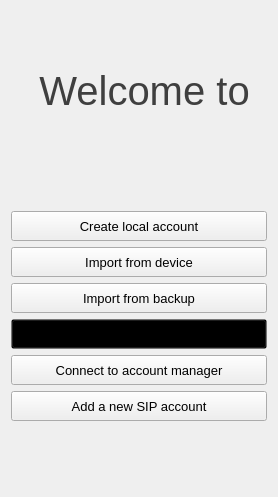
               <widget class="QWidget" name="welcomePage">
                <layout class="QVBoxLayout" name="verticalLayout_3">
                 <item>
                  <spacer name="verticalSpacer_6">
                   <property name="orientation">
                    <enum>Qt::Vertical</enum>
                   </property>
                   <property name="sizeType">
                    <enum>QSizePolicy::Fixed</enum>
                   </property>
                   <property name="sizeHint" stdset="0">
                    <size>
                     <width>17</width>
                     <height>57</height>
                    </size>
                   </property>
                  </spacer>
                 </item>
                 <item>
                  <widget class="QLabel" name="welcomeLabel">
                   <property name="font">
                    <font>
                     <pointsize>30</pointsize>
                     <weight>50</weight>
                     <bold>false</bold>
                    </font>
                   </property>
                   <property name="accessibleName">
                    <string>Welcome Label</string>
                   </property>
                   <property name="styleSheet">
                    <string notr="true">color: rgb(63, 63, 63)</string>
                   </property>
                   <property name="text">
                    <string> Welcome to</string>
                   </property>
                   <property name="alignment">
                    <set>Qt::AlignCenter</set>
                   </property>
                   <property name="margin">
                    <number>0</number>
                   </property>
                   <property name="indent">
                    <number>0</number>
                   </property>
                  </widget>
                 </item>
                 <item>
                  <spacer name="verticalSpacer_12">
                   <property name="orientation">
                    <enum>Qt::Vertical</enum>
                   </property>
                   <property name="sizeType">
                    <enum>QSizePolicy::Fixed</enum>
                   </property>
                   <property name="sizeHint" stdset="0">
                    <size>
                     <width>17</width>
                     <height>14</height>
                    </size>
                   </property>
                  </spacer>
                 </item>
                 <item>
                  <widget class="QLabel" name="welcomeLogo">
                   <property name="sizePolicy">
                    <sizepolicy hsizetype="Expanding" vsizetype="Expanding">
                     <horstretch>0</horstretch>
                     <verstretch>0</verstretch>
                    </sizepolicy>
                   </property>
                   <property name="accessibleName">
                    <string>Welcome Logo</string>
                   </property>
                   <property name="text">
                    <string/>
                   </property>
                  </widget>
                 </item>
                 <item>
                  <spacer name="verticalSpacer_7">
                   <property name="orientation">
                    <enum>Qt::Vertical</enum>
                   </property>
                   <property name="sizeType">
                    <enum>QSizePolicy::Expanding</enum>
                   </property>
                   <property name="sizeHint" stdset="0">
                    <size>
                     <width>13</width>
                     <height>57</height>
                    </size>
                   </property>
                  </spacer>
                 </item>
                 <item>
                  <layout class="QHBoxLayout" name="horizontalLayout_4">
                   <property name="topMargin">
                    <number>0</number>
                   </property>
                   <item>
                    <widget class="QPushButton" name="newAccountButton">
                     <property name="sizePolicy">
                      <sizepolicy hsizetype="Expanding" vsizetype="Fixed">
                       <horstretch>0</horstretch>
                       <verstretch>0</verstretch>
                      </sizepolicy>
                     </property>
                     <property name="minimumSize">
                      <size>
                       <width>256</width>
                       <height>30</height>
                      </size>
                     </property>
                     <property name="maximumSize">
                      <size>
                       <width>256</width>
                       <height>16777215</height>
                      </size>
                     </property>
                     <property name="font">
                      <font>
                       <pointsize>10</pointsize>
                      </font>
                     </property>
                     <property name="toolTip">
                      <string>Create Jami account</string>
                     </property>
                     <property name="accessibleName">
                      <string/>
                     </property>
                     <property name="accessibleDescription">
                      <string>Push button for Jami account creation start trigger</string>
                     </property>
                     <property name="layoutDirection">
                      <enum>Qt::LeftToRight</enum>
                     </property>
                     <property name="text">
                      <string>Create local account</string>
                     </property>
                    </widget>
                   </item>
                  </layout>
                 </item>
                 <item>
                  <layout class="QHBoxLayout" name="horizontalLayout_10">
                   <property name="topMargin">
                    <number>0</number>
                   </property>
                   <item>
                    <widget class="QPushButton" name="fromDeviceButton">
                     <property name="minimumSize">
                      <size>
                       <width>256</width>
                       <height>30</height>
                      </size>
                     </property>
                     <property name="maximumSize">
                      <size>
                       <width>256</width>
                       <height>16777215</height>
                      </size>
                     </property>
                     <property name="font">
                      <font>
                       <pointsize>10</pointsize>
                      </font>
                     </property>
                     <property name="toolTip">
                      <string>Import an account with your PIN generated on another device</string>
                     </property>
                     <property name="accessibleName">
                      <string/>
                     </property>
                     <property name="accessibleDescription">
                      <string>Push button for device linkage start trigger</string>
                     </property>
                     <property name="text">
                      <string>Import from device</string>
                     </property>
                    </widget>
                   </item>
                  </layout>
                 </item>
                 <item>
                  <layout class="QHBoxLayout" name="horizontalLayout_5">
                   <item>
                    <widget class="QPushButton" name="fromBackupButton">
                     <property name="sizePolicy">
                      <sizepolicy hsizetype="Expanding" vsizetype="Fixed">
                       <horstretch>0</horstretch>
                       <verstretch>0</verstretch>
                      </sizepolicy>
                     </property>
                     <property name="minimumSize">
                      <size>
                       <width>256</width>
                       <height>30</height>
                      </size>
                     </property>
                     <property name="maximumSize">
                      <size>
                       <width>256</width>
                       <height>16777215</height>
                      </size>
                     </property>
                     <property name="font">
                      <font>
                       <pointsize>10</pointsize>
                      </font>
                     </property>
                     <property name="toolTip">
                      <string>Import from account's archive</string>
                     </property>
                     <property name="accessibleDescription">
                      <string>Push button to import an account from a backup</string>
                     </property>
                     <property name="text">
                      <string>Import from backup</string>
                     </property>
                    </widget>
                   </item>
                  </layout>
                 </item>
                 <item>
                  <layout class="QHBoxLayout" name="horizontalLayout_16">
                   <item>
                    <widget class="QPushButton" name="showAdvancedButton">
                     <property name="sizePolicy">
                      <sizepolicy hsizetype="Expanding" vsizetype="Fixed">
                       <horstretch>0</horstretch>
                       <verstretch>0</verstretch>
                      </sizepolicy>
                     </property>
                     <property name="minimumSize">
                      <size>
                       <width>256</width>
                       <height>30</height>
                      </size>
                     </property>
                     <property name="maximumSize">
                      <size>
                       <width>256</width>
                       <height>16777215</height>
                      </size>
                     </property>
                     <property name="toolTip">
                      <string>Show advancecd options</string>
                     </property>
                     <property name="accessibleDescription">
                      <string>Push button to show advanced options</string>
                     </property>
                     <property name="styleSheet">
                      <string notr="true">background: transparent;</string>
                     </property>
                     <property name="text">
                      <string>Advanced …</string>
                     </property>
                    </widget>
                   </item>
                  </layout>
                 </item>
                 <item>
                  <layout class="QHBoxLayout" name="horizontalLayout_7">
                   <item>
                    <widget class="QPushButton" name="connectAccountManagerButton">
                     <property name="sizePolicy">
                      <sizepolicy hsizetype="Expanding" vsizetype="Fixed">
                       <horstretch>0</horstretch>
                       <verstretch>0</verstretch>
                      </sizepolicy>
                     </property>
                     <property name="minimumSize">
                      <size>
                       <width>256</width>
                       <height>30</height>
                      </size>
                     </property>
                     <property name="maximumSize">
                      <size>
                       <width>256</width>
                       <height>16777215</height>
                      </size>
                     </property>
                     <property name="font">
                      <font>
                       <pointsize>10</pointsize>
                      </font>
                     </property>
                     <property name="toolTip">
                      <string>Get your account via your credentials.</string>
                     </property>
                     <property name="accessibleDescription">
                      <string>Push button to connect to account manager</string>
                     </property>
                     <property name="text">
                      <string>Connect to account manager</string>
                     </property>
                    </widget>
                   </item>
                  </layout>
                 </item>
                 <item>
                  <layout class="QHBoxLayout" name="horizontalLayout_11">
                   <property name="topMargin">
                    <number>0</number>
                   </property>
                   <item>
                    <widget class="QPushButton" name="newSIPAccountButton">
                     <property name="sizePolicy">
                      <sizepolicy hsizetype="Expanding" vsizetype="Fixed">
                       <horstretch>0</horstretch>
                       <verstretch>0</verstretch>
                      </sizepolicy>
                     </property>
                     <property name="minimumSize">
                      <size>
                       <width>256</width>
                       <height>30</height>
                      </size>
                     </property>
                     <property name="maximumSize">
                      <size>
                       <width>256</width>
                       <height>16777215</height>
                      </size>
                     </property>
                     <property name="font">
                      <font>
                       <pointsize>10</pointsize>
                      </font>
                     </property>
                     <property name="toolTip">
                      <string>Create Jami SIP account button</string>
                     </property>
                     <property name="accessibleName">
                      <string/>
                     </property>
                     <property name="accessibleDescription">
                      <string>Push button for Jami SIP account creation start trigger</string>
                     </property>
                     <property name="layoutDirection">
                      <enum>Qt::LeftToRight</enum>
                     </property>
                     <property name="text">
                      <string>Add a new SIP account</string>
                     </property>
                    </widget>
                   </item>
                  </layout>
                 </item>
                 <item>
                  <spacer name="verticalSpacer_5">
                   <property name="orientation">
                    <enum>Qt::Vertical</enum>
                   </property>
                   <property name="sizeHint" stdset="0">
                    <size>
                     <width>17</width>
                     <height>65</height>
                    </size>
                   </property>
                  </spacer>
                 </item>
                </layout>
               </widget>
